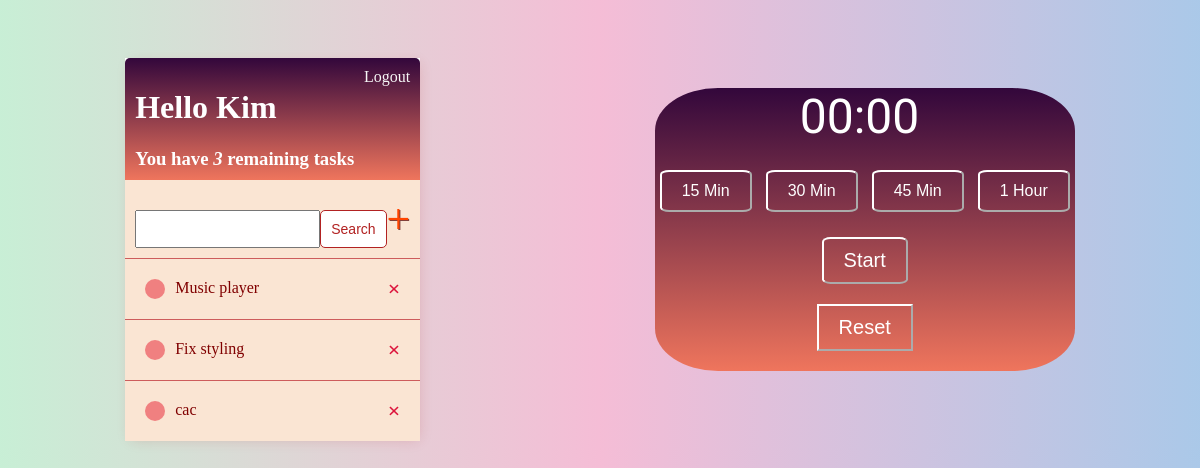
The page / (signed in) on the database as committed earlier.
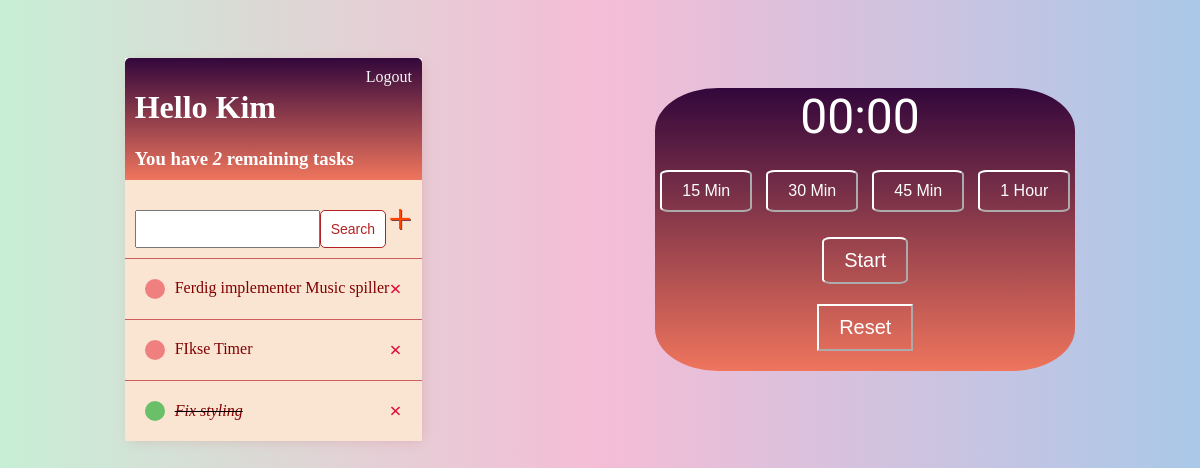
The same page on the database as committed later.
### todo/models.py (models this page shows)
class Task(models.Model):
    user = models.ForeignKey(
        User, on_delete= models.CASCADE, null=True, blank=True)
    title = models.CharField(max_length=200)
    description = models.TextField(null=True, blank=True)
    complete = models.BooleanField(default=False)
    created = models.DateTimeField(auto_now_add=True)
    def __str__(self):
        return self.title
    class Meta:
        ordering = ['complete']

### todo/views.py (the view)
# urls.py: path('', TaskList.as_view(), name='tasks'),
class TaskList(LoginRequiredMixin, ListView):
    model = Task
    context_object_name = 'tasks'
    def get_context_data(self, **kwargs):
        context = super().get_context_data(**kwargs)
        context['tasks'] = context['tasks'].filter(user=self.request.user)
        context['count'] = context['tasks'].filter(complete=False).count()
        search_input = self.request.GET.get('search-area') or ''
        if search_input:
            context['tasks'] = context['tasks'].filter(
                title__startswith=search_input)
        context['search_input'] = search_input
        return context

### todo/templates/todo/task_list.html (shortened to what this page needs)
{% extends 'todo/main.html' %}
{% block content %}
<div class="main-container" style="display: flex; justify-content: space-between;">
    <div class="tasks-container">
        <div class="header-bar">
            <div>
                <h1>Hello {{request.user|title}}</h1>
                <h3 style="margin:0">You have <i>{{count}}</i> remaining task{{count | pluralize:"s" }}</h3>
            </div>
            {% if request.user.is_authenticated %}
            <a href="{% url 'logout' %}">Logout</a>
            {% else %}
            <a href="{% url 'login' %}">Login</a>
            {% endif %}
        </div>
        <div id="search-add-wrapper">
            <form  method="GET" style="margin-top: 20px;display: flex;">
                <input type='text' name='search-area' value="{{search_input}}">
                <input class="button" type="submit" value='Search'>
            </form>
            <a id="add-link" href="{% url 'task-create' %}">&#x2b;</a>
        </div>
        <div class="task-items-wrapper">
            {% for task in tasks %}
                <div class="task-wrapper">
                    {%  if task.complete %}
                        <div class="task-title">
                            <div class="task-complete-icon"></div>
                            <i><s><a href="{% url 'task-update' task.id %}">{{task}}</a></s></i>
                </div>
                    <a class="delete-link" href="{% url 'task-delete' task.id %}">&#215;</a>
                    {% else %}
                    <div class="task-title">
                        <div class="task-incomplete-icon"></div>
                        <a href="{% url 'task-update' task.id %}">{{task}}</a>
                    </div>
                    <a class="delete-link" href="{% url 'task-delete' task.id %}">&#215;</a>
                    {% endif %}
                </div>
            {% empty %}
            <h3>No items in list</h3>
            {% endfor %}
        </div>
    </div>
    <div class="timer-container">
        <div id="timer-display">00:00</div>
        <button class="time-setter" data-time="15">15 Min</button>
        <button class="time-setter" data-time="30">30 Min</button>
        <button class="time-setter" data-time="45">45 Min</button>
        <button class="time-setter" data-time="60">1 Hour</button>
        <div id="btn-container">
        <button id="start-stop">Start</button>
        <button id="reset">Reset</button>
    </div>
    </div>
</div>
{% endblock content%}

Rows that differ between the two databases and show on the page:
removed Task: title "cac"
changed Task: title "Music player" → "Ferdig implementer Music spiller"
added Task: title "FIkse Timer"
changed Task "Fix styling": complete False → True (drawn)
Other text that changed with them:
{{ count }}: "3" → "2"
